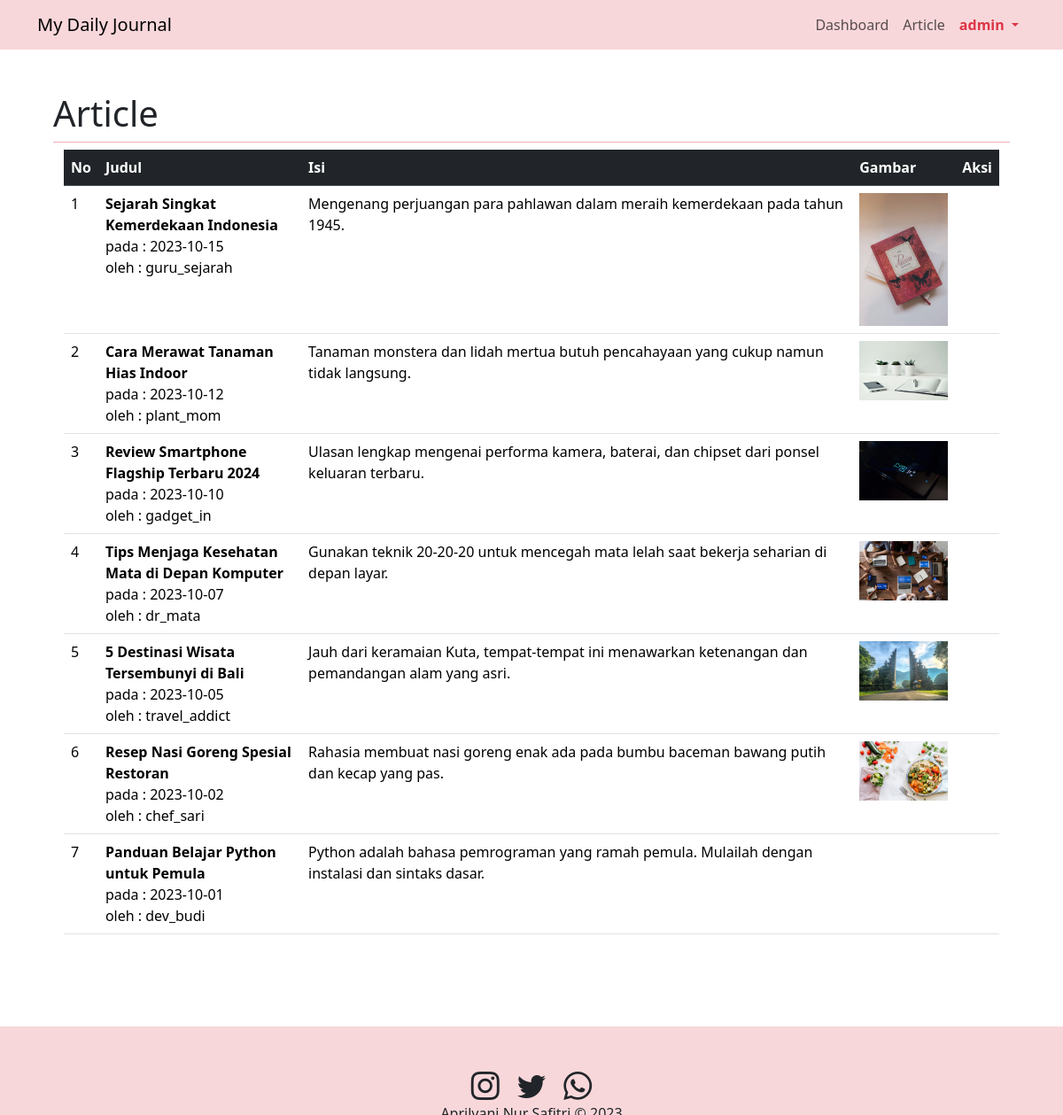
Screenshot of /admin.php?page=article (signed in) with the database file from the repository.
### tables this page shows
CREATE TABLE `article` (
  `id` int(11) NOT NULL,
  `judul` text DEFAULT NULL,
  `isi` text DEFAULT NULL,
  `gambar` text DEFAULT NULL,
  `tanggal` date DEFAULT NULL,
  `username` varchar(50) DEFAULT NULL
);

### article.php (the view)
<div class="container">
  <div class="row">
    <div class="table-responsive">
      <table class="table table-hover">
        <thead class="table-dark">
          <tr>
            <th>No</th>
            <th class="w-25">Judul</th>
            <th class="w-75">Isi</th>
            <th class="w-25">Gambar</th>
            <th class="w-25">Aksi</th>
          </tr>
        </thead>
        <tbody>
          <?php
          $sql = "SELECT * FROM article ORDER BY tanggal DESC";
          $hasil = $conn->query($sql);
          $no = 1;
          while ($row = $hasil->fetch_assoc()) {
            ?>
            <tr>
              <td><?= $no++ ?></td>
              <td>
                <strong><?= $row["judul"] ?></strong>
                <br>pada : <?= $row["tanggal"] ?>
                <br>oleh : <?= $row["username"] ?>
              </td>
              <td><?= $row["isi"] ?></td>
              <td>
                <?php
                if ($row["gambar"] != '') {
                  if (file_exists('img/' . $row["gambar"] . '')) {
                    ?>
                    <img src="img/<?= $row["gambar"] ?>" width="100">
                    <?php
                  }
                }
                ?>
              </td>
              <td>
              </td>
            </tr>
            <?php
          }
          ?>
        </tbody>
      </table>
    </div>
  </div>
</div>

### admin.php (shortened to what this page needs)
<!DOCTYPE html>
<html lang="en">
<head>
  <link rel="stylesheet" href="https://cdn.jsdelivr.net/npm/bootstrap-icons@1.11.1/font/bootstrap-icons.css" />
  <link href="https://cdn.jsdelivr.net/npm/bootstrap@5.3.2/dist/css/bootstrap.min.css" rel="stylesheet"
 />
</head>
<body>
  <nav class="navbar navbar-expand-sm bg-body-tertiary sticky-top bg-danger-subtle">
    <div class="container">
      <a class="navbar-brand" target="_blank" href=".">My Daily Journal</a>
      <div class="collapse navbar-collapse" id="navbarSupportedContent">
        <ul class="navbar-nav ms-auto mb-2 mb-lg-0 text-dark">
          <li class="nav-item">
            <a class="nav-link" href="admin.php?page=dashboard">Dashboard</a>
          </li>
          <li class="nav-item">
            <a class="nav-link" href="admin.php?page=article">Article</a>
          </li>
          <li class="nav-item dropdown">
            <a class="nav-link dropdown-toggle text-danger fw-bold" href="#" role="button" data-bs-toggle="dropdown"
              aria-expanded="false">
              <?= $_SESSION['username'] ?>
            </a>
          </li>
        </ul>
      </div>
    </div>
  </nav>
  <section id="content" class="p-5">
    <div class="container">
      <?php
      if (isset($_GET['page'])) {
        ?>
        <h4 class="lead display-6 pb-2 border-bottom border-danger-subtle"><?= ucfirst($_GET['page']) ?></h4>
        <?php
        include($_GET['page'] . ".php");
      } else {
        ?>
        <h4 class="lead display-6 pb-2 border-bottom border-danger-subtle">Dashboard</h4>
        <?php
        include("dashboard.php");
      }
      ?>
    </div>
  </section>
  <footer class="text-center p-5 bg-danger-subtle">
    <div>
      <a href="https://www.instagram.com/udinusofficial"><i class="bi bi-instagram h2 p-2 text-dark"></i></a>
      <a href="https://twitter.com/udinusofficial"><i class="bi bi-twitter h2 p-2 text-dark"></i></a>
      <a href="https://wa.me/+62812685577"><i class="bi bi-whatsapp h2 p-2 text-dark"></i></a>
    </div>
    <div>Aprilyani Nur Safitri &copy; 2023</div>
  </footer>
</body>
</html>

### admin.php (style rules this page uses)
html { position: relative; min-height: 100%; }
body { margin-bottom: 100px; }
footer { position: absolute; bottom: 0; width: 100%; height: 100px; }

### rows the page displays
article: judul "Sejarah Singkat Kemerdekaan Indonesia", tanggal "2023-10-15", username "guru_sejarah", isi "Mengenang perjuangan para pahlawan dalam meraih kemerdekaan pada tahun 1945.", gambar (picture)
article: judul "Cara Merawat Tanaman Hias Indoor", tanggal "2023-10-12", username "plant_mom", isi "Tanaman monstera dan lidah mertua butuh pencahayaan yang cukup namun tidak langsung.", gambar (picture)
article: judul "Review Smartphone Flagship Terbaru 2024", tanggal "2023-10-10", username "gadget_in", isi "Ulasan lengkap mengenai performa kamera, baterai, dan chipset dari ponsel keluaran terbaru.", gambar (picture)
article: judul "Tips Menjaga Kesehatan Mata di Depan Komputer", tanggal "2023-10-07", username "dr_mata", isi "Gunakan teknik 20-20-20 untuk mencegah mata lelah saat bekerja seharian di depan layar.", gambar (picture)
article: judul "5 Destinasi Wisata Tersembunyi di Bali", tanggal "2023-10-05", username "travel_addict", isi "Jauh dari keramaian Kuta, tempat-tempat ini menawarkan ketenangan dan pemandangan alam yang asri.", gambar (picture)
article: judul "Resep Nasi Goreng Spesial Restoran", tanggal "2023-10-02", username "chef_sari", isi "Rahasia membuat nasi goreng enak ada pada bumbu baceman bawang putih dan kecap yang pas.", gambar (picture)
article: judul "Panduan Belajar Python untuk Pemula", tanggal "2023-10-01", username "dev_budi", isi "Python adalah bahasa pemrograman yang ramah pemula. Mulailah dengan instalasi dan sintaks dasar."

### other values shown
$_SESSION['username'] "admin"
$_GET['page'] "Article"
